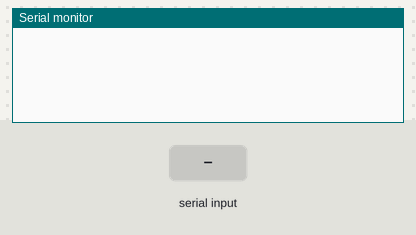
The sketch below on a simulated Arduino Uno, built with avr-gcc and run on an emulated ATmega328P. On the bench: the last lines printed to the serial monitor. The inputs (shaded band) are chosen by the test bench.

Above: at 1.2 s.
1.3 s: "90,45\n" received over Serial
At 2.1 s:
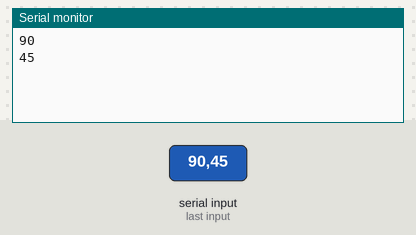
2.8 s: "30,150\n" received over Serial
At 4.3 s:
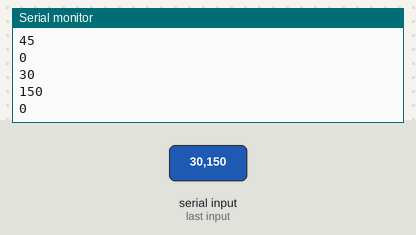
Timing chart, 0 to 5.8 s (numbered marks = the images above; inputs shaded):
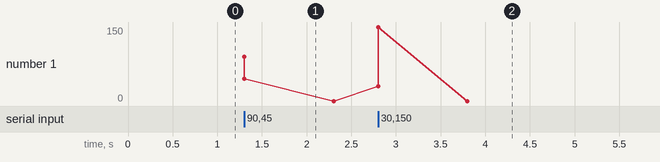

Measured:
- after the input at 1.3 s, the serial monitor: prints a new line at once (image 1)
- after the input at 2.8 s, the serial monitor: prints a new line at once (image 2)

The sketch:

sketch_dec26a.ino
```cpp
#include <SoftwareSerial.h>

void setup() {
  // put your setup code here, to run once:
   Serial.begin(115200);
}

void loop() {
  if (Serial.available() > 0) {
    int code = Serial.parseInt();
      //      attendance(code);
      Serial.println(code);
    }
}
```
